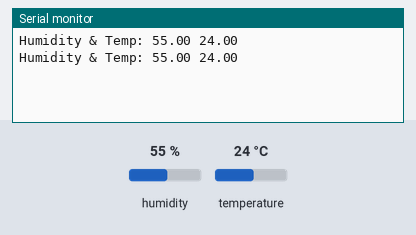
Simulated run of this sketch. Board: Arduino Uno, built with avr-gcc and run on an emulated ATmega328P. On the bench: the last lines printed to the serial monitor. The inputs (shaded band) are chosen by the test bench; at power-on: humidity 55 %, temperature 24 °C.

Above: at 2.2 s.
2.3 s: humidity set to 22 %
At 3.6 s:
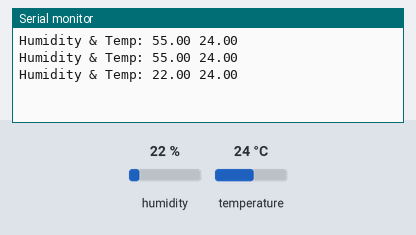
3.8 s: temperature set to 12 °C
At 4.9 s:
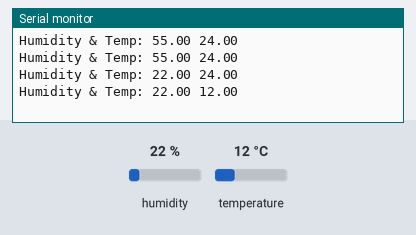
5.3 s: humidity set to 40 %
At 7.0 s:
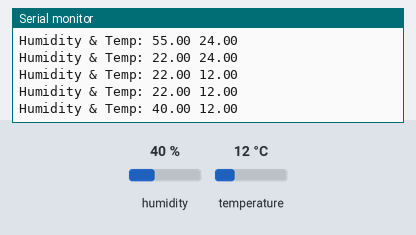
Timing chart, 0 to 8.5 s (numbered marks = the images above; inputs shaded):
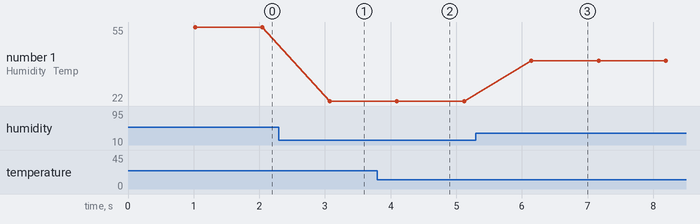

Measured:
- after the input at 2.3 s, the serial monitor: prints a new line after 0.77 s (image 1)
- after the input at 3.8 s, the serial monitor: prints a new line after 0.30 s (image 2)
- after the input at 5.3 s, the serial monitor: prints a new line after 0.84 s (image 3)
- plotted number 1: 55 → 22 after the input at 2.3 s, 22 → 40 after the input at 5.3 s

The sketch:

yL-69.ino
```cpp
#include <dht.h>

#define DHT11PIN 4
dht DHT;

byte humidity_sensor_pin = A1;
byte humidity_sensor_vcc = 6;
int sensorPin = 2;

void setup() {
  pinMode(humidity_sensor_vcc, OUTPUT);
  digitalWrite(humidity_sensor_vcc, LOW);
  while (!Serial);
  delay(1000);
  Serial.begin(9600);
}

int read_humidity_sensor() {
  digitalWrite(humidity_sensor_vcc, HIGH);
  delay(500);
  int value = analogRead(humidity_sensor_pin);
  digitalWrite(humidity_sensor_vcc, LOW);
  return 1023 - value;
}


int read_temp(){
  int reading = analogRead(sensorPin);
  float voltage = reading * 5.0;
  voltage /= 1024.0;
  float temperatureC = (voltage - 0.5) * 100 ;
  return temperatureC;
}

void loop() {
  DHT.read11(DHT11PIN);
//  Serial.print("Humidity Level (0-1023): ");
//  Serial.println(read_humidity_sensor());
//  Serial.print(read_temp());
//  Serial.println(" degrees C");

  Serial.print("Humidity & Temp: ");
  Serial.print(DHT.humidity);
  Serial.print(" ");
  Serial.println(DHT.temperature);
  delay(1000);
}
```
